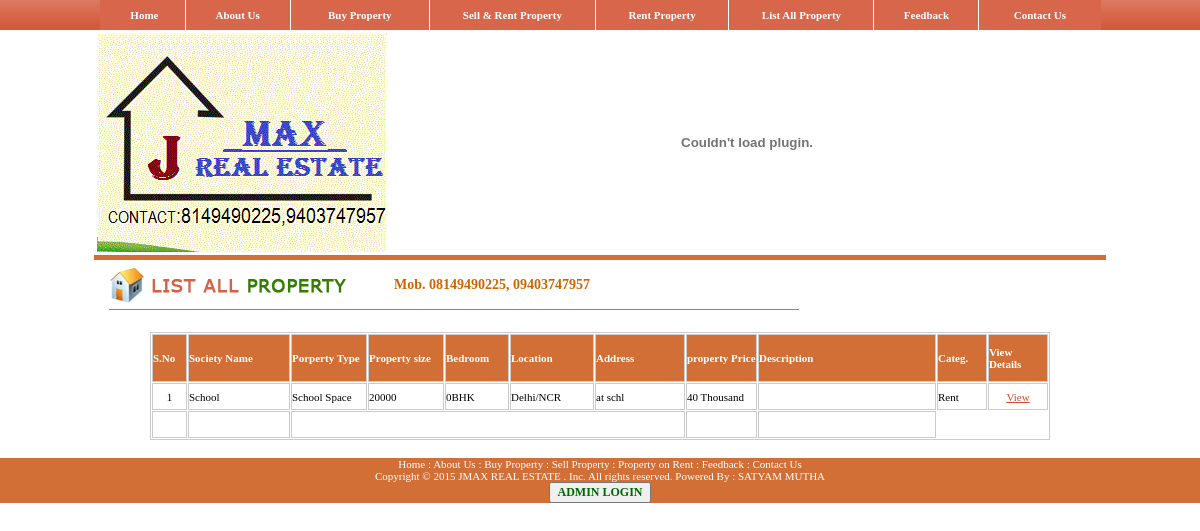
Page /list_all_property_rent.php on the committed database.
### tables this page shows
CREATE TABLE IF NOT EXISTS `addeuro` (
  `id` int(10) NOT NULL AUTO_INCREMENT,
  `FlatsType` varchar(40) DEFAULT NULL,
  `propertytitle` varchar(40) DEFAULT NULL,
  `addres` varchar(50) DEFAULT NULL,
  `FlatsSize` varchar(50) DEFAULT NULL,
  `FlatsLocation` varchar(50) DEFAULT NULL,
  `FlatsCost` double DEFAULT NULL,
  `bedroom` varchar(50) DEFAULT NULL,
  `moneytype` varchar(30) NOT NULL,
  `FlatsFloor` varchar(50) DEFAULT NULL,
  `FlatsImageName` varchar(50) DEFAULT NULL,
  `propertyCat` varchar(50) DEFAULT NULL,
  `state` varchar(50) DEFAULT NULL,
  `city` varchar(50) DEFAULT NULL,
  `pincode` varchar(50) DEFAULT NULL,
  `mobileNo` varchar(35) DEFAULT NULL,
  `emailId` varchar(50) DEFAULT NULL,
  `phoneNo` varchar(50) DEFAULT NULL,
  `Name` varchar(50) DEFAULT NULL,
  `prop_desc` varchar(500) DEFAULT NULL,
  `vedio` mediumtext,
  `enable` varchar(10) DEFAULT NULL,
  `dt_tim` date NOT NULL,
  PRIMARY KEY (`id`)
);

### list_all_property_rent.php (the view, shortened to what this page needs)
<?php
$query = "SELECT COUNT(*) as num FROM addeuro";
$total_pages = mysql_fetch_array(mysql_query($query));
 $total_pages = $total_pages[num];
$limit =15;
$page = $_GET['page'];
if($page)
$start = ($page - 1) * $limit;
else
$start = 0;
if($_POST['Submit'])
{
}
else
{
$sql = "SELECT * FROM addeuro where propertyCat='Rent' ORDER BY Id DESC  LIMIT $start, $limit";
}
$result = mysql_query($sql);
$pagination = "";
?>
<!DOCTYPE html PUBLIC "-//W3C//DTD XHTML 1.0 Transitional//EN" "http://www.w3.org/TR/xhtml1/DTD/xhtml1-transitional.dtd">
<html xmlns="http://www.w3.org/1999/xhtml">
<head>
<link href="css/style.css" rel="stylesheet" type="text/css" />
<link href="admin/pgstyle.css" rel="stylesheet" type="text/css" />
<link href="pgstyle.css" rel="stylesheet" type="text/css" />
</head>
<body>
<table width="100%" border="0" cellspacing="0" cellpadding="0">
  <tr>
    <td height="30" align="center" background="images/bar_bg.gif"><table width="100%" border="0" cellspacing="0" cellpadding="0">
  <tr>
    <td height="30" align="center" background="images/bar_bg.gif">
	<table width="1001" border="0" cellpadding="0" cellspacing="0" bordercolor="#D7664A" bgcolor="#D7664A">
      <tr>
        <td width="2">&nbsp;</td>
        <td width="70" align="center" class="tab"><a href="index.php" class="tab">Home</a></td>
        <td width="90" align="center" class="tab"><a href="about_us.php" class="tab">About Us</a> </td>
        <td width="120" align="center" class="tab"><a href="#" name="link2" class="tab" id="link1" onmouseover="MM_showMenu(window.mm_menu_0906233956_0,-15,22,null,'link2')" onmouseout="MM_startTimeout();">Buy Property </a></td>
        <td width="143" align="center" class="tab"><a href="sell_property.php" class="tab">Sell &amp;&nbsp;Rent&nbsp;Property</a> </td>
		<td width="115" align="center" class="tab">
		<a href="#" name="link5" class="tab" id="link3" onmouseover="MM_showMenu(window.mm_menu_0907000335_0,-15,22,null,'link5')" onmouseout="MM_startTimeout();">Rent Property</a> </a>		</td>
        <td width="125" align="center" class="tab"><a href="list_all_property.php" name="link4" class="tab" id="link3" onmouseover="MM_showMenu(window.mm_menu_1021181416_0,-15,22,null,'link4')" onmouseout="MM_startTimeout();">List All Property</a></td>
        <td width="90" align="center" class="tab"><a href="feedback.php" class="tab">Feedback</a></td>
        <td width="105" align="center" class="tab"><a href="contact_us.php" class="tab">Contact Us</a></td>
      </tr>
</table>	</td>
  </tr>
</table></td>
  </tr>
  <tr>
    <td align="center"><table width="1001" border="0" cellspacing="0" cellpadding="0">
      <tr>
        <td><?php  include('header.php')?></td>
        </tr>
      <tr>
        <td height="5" bgcolor="#d26f36"></td>
      </tr>
      <tr>
        <td height="8"></td>
      </tr>
      <tr>
        <td><table width="1001" border="0" cellspacing="0" cellpadding="0">
          <tr>
            <td width="711" valign="top"><table width="1001" border="0" cellspacing="0" cellpadding="0">
              <tr>
                <td height="46" align="left" valign="top"><table width="712" height="46" border="0" cellpadding="0" cellspacing="0" background="images/list_all_property.gif">
                  <tr>
                    <th width="300" scope="row">&nbsp;</th>
                    <td width="412" align="left" valign="middle" class="quastion"><table width="350" border="0" cellspacing="0" cellpadding="0">
                      <tr>
                        <th height="21" align="left" valign="middle" class="quastion" scope="row">Mob. 08149490225, 09403747957</th>
                      </tr>
                      <tr>
                        <th height="12" scope="row"></th>
                      </tr>
                    </table></td>
                  </tr>
                </table></td>
              </tr>
              <tr>
                <td>&nbsp;</td>
              </tr>
            </table></td>
            </tr>
        </table></td>
      </tr>
      <tr>
        <td align="center"><table width="900" border="1" cellpadding="0" cellspacing="1"  bordercolor="#CCCCCC">
                            <tr bgcolor="#0066CC">
                              <td width="33" height="28" bgcolor="#D26F36" class="tab">S.No</td>
							   <td width="100" bgcolor="#D26F36" class="tab">Society Name </td>
                              <td width="74" bgcolor="#D26F36" class="tab">Porperty Type </td>
                              <td width="74" bgcolor="#D26F36" class="tab">Property size</td>
                              <td width="62" bgcolor="#D26F36" class="tab">Bedroom</td>
                              <td width="82" bgcolor="#D26F36" class="tab">Location</td>
							  <td width="88" bgcolor="#D26F36" class="tab">Address</td>
                              <td width="69" bgcolor="#D26F36" class="tab">property Price</td>
                              <td width="176" bgcolor="#D26F36" class="tab">Description</td>
                              <td width="48" bgcolor="#D26F36" class="tab">Categ.</td>
                              <td width="58" bgcolor="#D26F36" class="tab"><p>View<br />
                                Details</p>                              </td>
                            </tr>
                            <?php
				if($total_pages>0)
				{
					 $i=1;
				while($row = mysql_fetch_array($result))
				{
				?>
                            <tr class="current">
                              <td align="center" class="text"><?php echo $i;?></td>
							    <td align="left" class="text"><?php echo $row['propertytitle'];?></td>
                              <td align="left" class="text"><?php echo $row['FlatsType'];?></td>
                              <td align="justify" class="text"><?php echo $row['FlatsSize'];?> </td>
                              <td align="justify" class="text"><?php echo $row['bedroom']."BHK";?> </td>
                              <td align="justify" class="text"><?php echo $row['FlatsLocation']; ?></td>
							   <td align="justify" class="text"><?php echo $row['addres']; ?></td>
                              <td align="justify" class="text"><?php echo $row['FlatsCost']." ".$row['moneytype'];?></td>
                              <td align="justify" class="text"><div align="justify"><?php echo $row['prop_desc']; ?></div></td>
                              <td align="justify" class="text"><?php echo $row['propertyCat'];?></td>
                              <td height="25" align="center" class="more"><a href="project_details.php?Id=<?php print $row[id]; ?>"class="more">View</a></td>
                            </tr>
                            <?php $i++;} }?>
							 <tr class="current">
                              <td class="text">&nbsp;</td>
                              <td class="text">&nbsp;</td>
                              <td colspan="5" class="text" align="center"><?php echo $pagination;?></td>
                              <td height="25" align="center">&nbsp;</td>
                              <td align="center">&nbsp;</td>
                            </tr>
          </table></td>
      </tr>
      <tr>
        <td align="center">&nbsp;</td>
      </tr>
    </table></td>
  </tr>
  <tr>
    <td height="38" align="center" bgcolor="#d26f36"><?php  include('footer.php')?></td>
  </tr>
</table>
</body>
</html>

### css/style.css (style rules this page uses)
.tab { font-family: Verdana; font-size: 11px; font-style: normal; line-height: normal; font-weight: bold; color: #FFFFFF; text-decoration: none; }
.text { font-family: Verdana; font-size: 11px; font-style: normal; line-height: normal; font-weight: normal; color: #000000; text-decoration: none; }
.more { font-family: Verdana; font-size: 11px; font-style: normal; line-height: normal; font-weight: normal; color: #d14d2d; text-decoration: underline; }
.quastion { font-family: Verdana; font-size: 14px; font-style: normal; line-height: normal; font-weight: bold; color: #CC6600; text-decoration: blink; }

### rows in the picture
addeuro: propertytitle "School", FlatsType "School Space", FlatsSize "20000", bedroom "0", FlatsLocation "Delhi/NCR", addres "at schl", FlatsCost "40", moneytype "Thousand", propertyCat "Rent"
